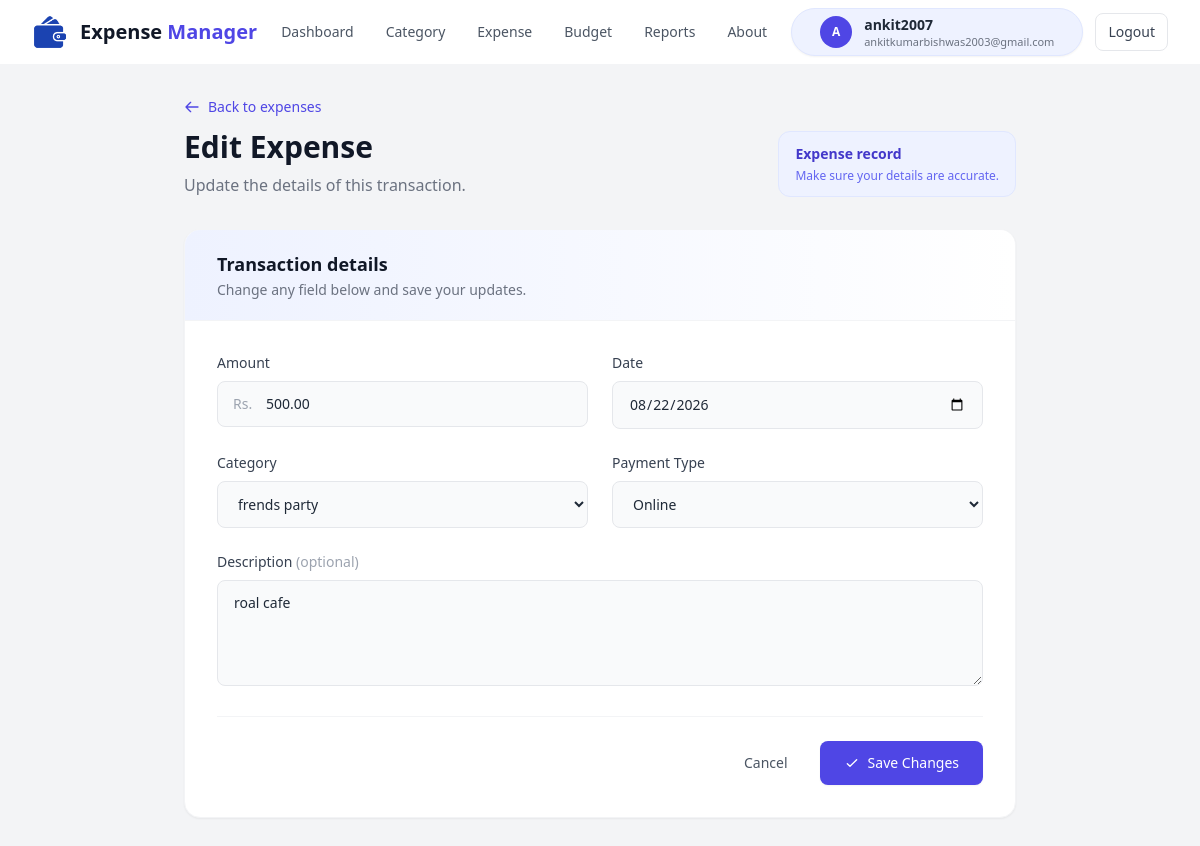
The page /edit_expense/11/ (signed in) on the database its author committed.
### expense/models.py (models this page shows, shortened)
class Expense(models.Model):
    CASH = 'cash'
    ONLINE = 'online'
    PAYMENT_TYPE_CHOICES = [
        (CASH,'cash'),
        (ONLINE,'online'),
    ]
    user = models.ForeignKey(settings.AUTH_USER_MODEL,on_delete=models.CASCADE)
    category = models.ForeignKey(ExpenseCategory, on_delete=models.CASCADE)
    amount = models.DecimalField(max_digits=20, decimal_places=2)
    description = models.TextField(blank=True,default= "N/A")
    date = models.DateField()
    payment_type = models.CharField(max_length=10,choices=PAYMENT_TYPE_CHOICES,default=CASH)

class ExpenseCategory(models.Model):
    user = models.ForeignKey(User,on_delete=models.CASCADE,related_name="expense_categories")
    category_name = models.CharField(max_length=50)
    category_icon = models.CharField(max_length=10,default="📦")

### expense/views.py (the view, shortened to what this page needs)
# urls.py: path("edit_expense/<int:id>/", views.edit_expense, name="edit_expense"),
@login_required
def edit_expense(req, id):
    expense = Expense.objects.get(id=id, user=req.user)
    categories = ExpenseCategory.objects.filter(user=req.user)
    data = {
        "expense" : expense,
        "categories" : categories,
    }
    return render(req,"edit_expense.html",data)

### expense/templates/edit_expense.html (shortened to what this page needs)
{% load static %}
<!DOCTYPE html>
<html lang="en">
<head>
    <script src="https://cdn.tailwindcss.com"></script>
</head>
<body class="min-h-screen bg-gray-100 text-gray-800">
    <div class="header bg-white border-b border-gray-100 sticky top-0 z-50">
        <div class="px-4 sm:px-8">
            <div class="flex flex-wrap items-center justify-between gap-y-3 py-3 md:py-0 md:h-16">
                <a href="{% url 'dashboard' %}" class="flex items-center gap-3 shrink-0">
                    <div class="w-9 h-9 flex items-center justify-center">
                        <img src="{% static 'wallet.png' %}" alt="" class="h-full w-auto object-contain">
                    </div>
                    <span class="text-lg sm:text-xl font-bold text-gray-900">
                        Expense <span class="text-indigo-600">Manager</span>
                    </span>
                </a>
                <div class="flex items-center gap-4 sm:gap-8 overflow-x-auto max-w-full pb-1 md:pb-0 order-3 md:order-2 w-full md:w-auto">
                    <a href="{% url 'dashboard' %}" class="text-sm font-medium text-gray-600 hover:text-indigo-600 transition-colors whitespace-nowrap">
                        Dashboard
                    </a>
                    <a href="{% url 'add_category' %}" class="text-sm font-medium text-gray-600 hover:text-indigo-600 transition-colors whitespace-nowrap">
                        Category
                    </a>
                    <a href="{% url 'add_expense' %}" class="text-sm font-medium text-gray-600 hover:text-indigo-600 transition-colors whitespace-nowrap">
                        Expense
                    </a>
                    <a href="{% url 'set_budget' %}" class="text-sm font-medium text-gray-600 hover:text-indigo-600 transition-colors whitespace-nowrap">
                        Budget
                    </a>
                    <a href="{% url 'reports' %}" class="text-sm font-medium text-gray-600 hover:text-indigo-600 transition-colors whitespace-nowrap">
                        Reports
                    </a>
                    <a href="" class="text-sm font-medium text-gray-600 hover:text-indigo-600 transition-colors whitespace-nowrap">
                        About
                    </a>
                </div>
                <div class="flex items-center gap-3 order-2 md:order-3">
                    {% if request.user.is_authenticated %}
                    <div class="flex items-center gap-3 rounded-full border border-indigo-100 bg-indigo-50 px-3 sm:px-7 py-1.5 shadow-sm">
                        <div class="flex h-8 w-8 items-center justify-center rounded-full bg-indigo-600 text-xs font-bold text-white shrink-0">
                            {% if request.user.first_name %}
                            {{ request.user.first_name|first|upper }}
                            {% else %}
                            {{ request.user.username|first|upper }}
                            {% endif %}
                        </div>
                        <div class="hidden sm:flex flex-col leading-tight">
                            <span class="text-sm font-semibold text-gray-800">
                                {% if request.user.first_name %}
                                {{ request.user.first_name }} {% if request.user.last_name %}{{ request.user.last_name
                                }}{% endif %}
                                {% else %}
                                {{ request.user.username }}
                                {% endif %}
                            </span>
                            <span class="text-[11px] text-gray-500">{{ request.user.email }}</span>
                        </div>
                    </div>
                    <a href="{% url 'logout' %}"
                        class="inline-flex items-center justify-center rounded-lg border border-gray-200 bg-white px-3 py-2 text-sm font-medium text-gray-700 transition hover:border-red-200 hover:text-red-600 whitespace-nowrap">
                        Logout
                    </a>
                    {% endif %}
                </div>
            </div>
        </div>
    </div>
    <main class="mx-auto max-w-4xl px-4 py-6 sm:px-6 sm:py-8 lg:px-8">
        <div class="mb-6 sm:mb-8 flex flex-col gap-4 sm:flex-row sm:items-end sm:justify-between">
            <div>
                <a href="{% url 'manage_expense' %}"
                    class="mb-3 inline-flex items-center gap-2 text-sm font-medium text-indigo-600 transition hover:text-indigo-700">
                    <svg class="h-4 w-4" fill="none" stroke="currentColor" viewBox="0 0 24 24">
                        <path stroke-linecap="round" stroke-linejoin="round" stroke-width="2"
                            d="M10 19l-7-7m0 0l7-7m-7 7h18" />
                    </svg>
                    Back to expenses
                </a>
                <h1 class="text-2xl sm:text-3xl font-bold text-gray-900">Edit Expense</h1>
                <p class="mt-1 sm:mt-2 text-sm sm:text-base text-gray-500">Update the details of this transaction.</p>
            </div>
            <div class="rounded-xl border border-indigo-100 bg-indigo-50 px-4 py-3 text-sm text-indigo-700 self-start sm:self-auto">
                <span class="font-semibold">Expense record</span>
                <span class="mt-1 block text-xs text-indigo-500">Make sure your details are accurate.</span>
            </div>
        </div>
        <section class="overflow-hidden rounded-2xl border border-gray-100 bg-white shadow-sm">
            <div class="border-b border-gray-100 bg-gradient-to-r from-indigo-50 to-white px-5 py-4 sm:px-8 sm:py-5">
                <h2 class="text-base sm:text-lg font-semibold text-gray-900">Transaction details</h2>
                <p class="mt-0.5 text-xs sm:text-sm text-gray-500">Change any field below and save your updates.</p>
            </div>
            <form method="POST" class="grid grid-cols-1 gap-5 p-5 sm:grid-cols-2 sm:gap-6 sm:p-8">
                <div>
                    <label for="amount" class="mb-2 block text-sm font-medium text-gray-700">Amount</label>
                    <div class="relative">
                        <span
                            class="pointer-events-none absolute inset-y-0 left-4 flex items-center text-gray-400 text-sm">Rs.</span>
                        <input id="amount" type="number" name="amount" value="{{ expense.amount }}" step="0.01" min="0"
                            required
                            class="w-full rounded-lg border border-gray-200 bg-gray-50 py-2.5 sm:py-3 pl-12 pr-4 text-sm outline-none transition focus:border-indigo-500 focus:bg-white focus:ring-2 focus:ring-indigo-100">
                    </div>
                </div>
                <div>
                    <label for="date" class="mb-2 block text-sm font-medium text-gray-700">Date</label>
                    <input id="date" type="date" name="date" value="{{ expense.date|date:'Y-m-d' }}" required
                        class="w-full rounded-lg border border-gray-200 bg-gray-50 px-4 py-2.5 sm:py-3 text-sm outline-none transition focus:border-indigo-500 focus:bg-white focus:ring-2 focus:ring-indigo-100">
                </div>
                <div>
                    <label for="category" class="mb-2 block text-sm font-medium text-gray-700">Category</label>
                    <select id="category" name="category" required
                        class="w-full rounded-lg border border-gray-200 bg-gray-50 px-4 py-2.5 sm:py-3 text-sm outline-none transition focus:border-indigo-500 focus:bg-white focus:ring-2 focus:ring-indigo-100">
                        {% for category in categories %}
                        <option value="{{ category.id }}" {% if category.id == expense.category_id %}selected{% endif %}>
                            {{ category.category_icon }} {{ category.category_name }}</option>
                        {% endfor %}
                    </select>
                </div>
                <div>
                    <label for="payment_type" class="mb-2 block text-sm font-medium text-gray-700">Payment Type</label>
                    <select id="payment_type" name="payment_type" required
                        class="w-full rounded-lg border border-gray-200 bg-gray-50 px-4 py-2.5 sm:py-3 text-sm outline-none transition focus:border-indigo-500 focus:bg-white focus:ring-2 focus:ring-indigo-100">
                        <option value="online" {% if expense.payment_type == 'online' %}selected{% endif %}>Online
                        </option>
                    </select>
                </div>
                <div class="sm:col-span-2">
                    <label for="description" class="mb-2 block text-sm font-medium text-gray-700">Description <span
                            class="font-normal text-gray-400">(optional)</span></label>
                    <textarea id="description" name="description" rows="4"
                        placeholder="Add any notes about this expense..."
                        class="w-full resize-y rounded-lg border border-gray-200 bg-gray-50 px-4 py-2.5 sm:py-3 text-sm outline-none transition focus:border-indigo-500 focus:bg-white focus:ring-2 focus:ring-indigo-100">{{ expense.description }}</textarea>
                </div>
                <div
                    class="flex flex-col-reverse gap-3 border-t border-gray-100 pt-5 sm:pt-6 sm:col-span-2 sm:flex-row sm:justify-end">
                    <a href="{% url 'manage_expense' %}"
                        class="inline-flex items-center justify-center rounded-lg px-5 py-2.5 sm:py-3 text-sm font-medium text-gray-600 transition hover:bg-gray-100">Cancel</a>
                    <button type="submit"
                        class="inline-flex items-center justify-center gap-2 rounded-lg bg-indigo-600 px-6 py-2.5 sm:py-3 text-sm font-medium text-white shadow-sm transition hover:bg-indigo-700 focus:outline-none focus:ring-2 focus:ring-indigo-200">
                        <svg class="h-4 w-4" fill="none" stroke="currentColor" viewBox="0 0 24 24">
                            <path stroke-linecap="round" stroke-linejoin="round" stroke-width="2" d="M5 13l4 4L19 7" />
                        </svg>
                        Save Changes
                    </button>
                </div>
            </form>
        </section>
    </main>
</body>
</html>

### rows shown on the page
Expense: amount "500.00", date "08/22/2026", category "frends party", payment_type "Online", description "roal cafe"

### other values the page prints
{{ request.user.username|first|upper }} "A"
{{ request.user.username }} "ankit2007"
{{ request.user.email }} "ankitkumarbishwas2003@gmail.com"
